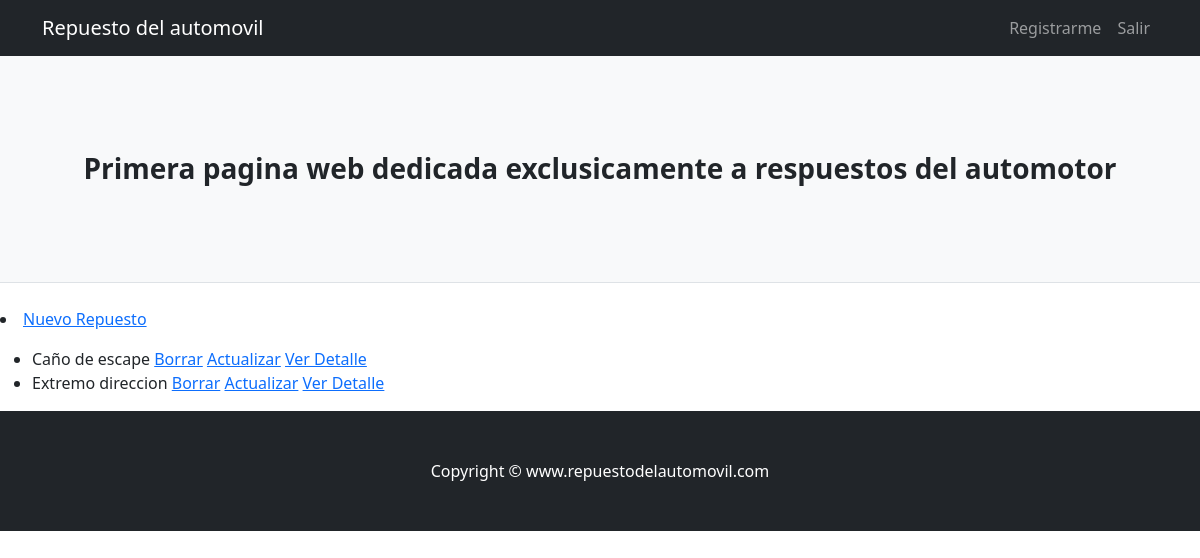
Before: /ejemplo_dos/listar/ (signed in) with the older database file.
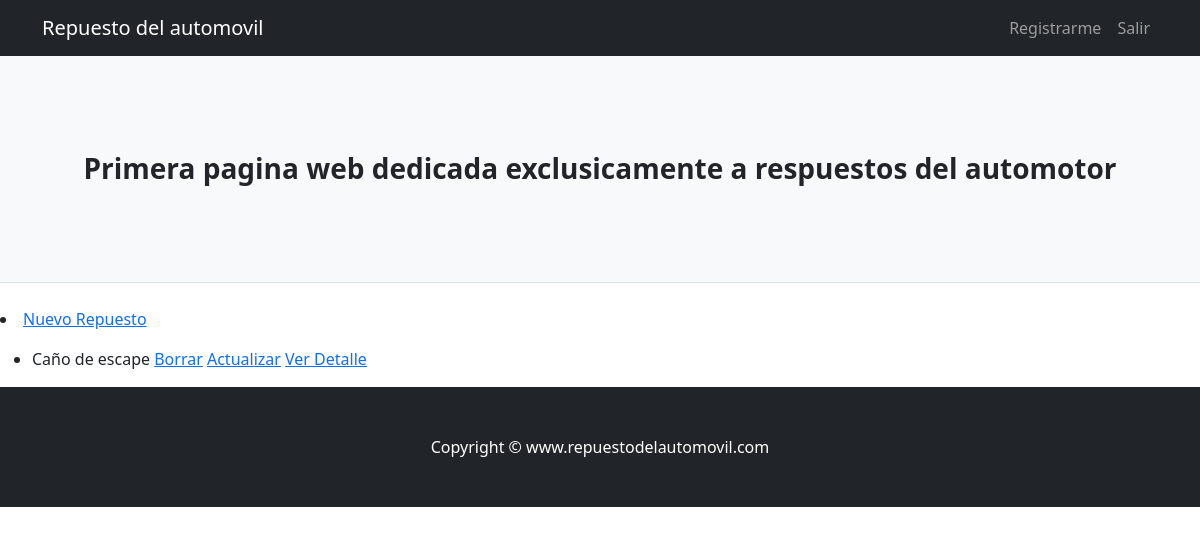
After: the same page with the newer database file.
### ejemplo_dos/models.py (models this page shows)
class Post(models.Model):
    Repuesto = models.CharField(max_length=100)
    Vehiculo = models.CharField(max_length=100)
    Detalle = models.TextField(max_length=3000)
    Precio = models.IntegerField()

### ejemplo_dos/views.py (the view)
# urls.py: path('ejemplo_dos/listar/', PostListar.as_view(), name="ejemplo_dos_listar"),
class PostListar(LoginRequiredMixin, ListView):
    model = Post

### ejemplo_dos/templates/ejemplo_dos/post_list.html
{% extends 'ejemplo_dos/base.html' %}
{% block contenido%}
{% if user.is_authenticated %}
<li>
<a href="{% url 'ejemplo_dos_crear' %}">Nuevo Repuesto</a><p></p>
</li>
{% endif %}
<ul>
{% for post in object_list %}
    <li>
        {{post.Repuesto}}
        {% if user.is_authenticated %}
        <a href="{% url 'ejemplo_dos_borrar' post.id %}">Borrar</a>
        <a href="{% url 'ejemplo_dos_actualizar' post.id %}">Actualizar</a>
        {% endif %}
        <a href="{% url 'ejemplo_dos_detalle' post.id %}">Ver Detalle</a>
    </li>
{% endfor %}
</ul>
{% endblock %}

### ejemplo_dos/templates/ejemplo_dos/base.html (shortened to what this page needs)
<!DOCTYPE html>
<html lang="en">
    <head>
        {% load static %}
        <link href="{% static 'ejemplo_dos/css/styles.css' %}" rel="stylesheet" />
    </head>
    <body>
        <nav class="navbar navbar-expand-lg navbar-dark bg-dark">
            <div class="container">
                <a class="navbar-brand" href="{% url 'ejemplo_dos_index' %}">Repuesto del automovil</a>
                <div class="collapse navbar-collapse" id="navbarSupportedContent">
                    <ul class="navbar-nav ms-auto mb-2 mb-lg-0">
                        <li class="nav-item"><a class="nav-link" href="{% url 'ejemplo_dos_signup' %}">Registrarme</a></li>
                        {% if user.is_authenticated %}
                            <li class="nav-item"><a class="nav-link" href="{% url 'ejemplo_dos_logout' %}">Salir</a></li>
                        {% else %}
                            <li class="nav-item"><a class="nav-link" href="{% url 'ejemplo_dos_login' %}">Ingresar</a></li>
                        {% endif %}
                    </ul>
                </div>
            </div>
        </nav>
        <header class="py-5 bg-light border-bottom mb-4">
            <div class="container">
                <div class="text-center my-5">
                    <h3 class="fw-bolder">Primera pagina web dedicada exclusicamente a respuestos del automotor</h3>
                </div>
            </div>
        </header>
        {% block contenido%} {% endblock %}
        <footer class="py-5 bg-dark">
            <div class="container"><p class="m-0 text-center text-white">Copyright &copy; www.repuestodelautomovil.com</p></div>
        </footer>
    </body>
</html>

Changed rows visible on the page:
removed Post: Repuesto "Extremo direccion"
